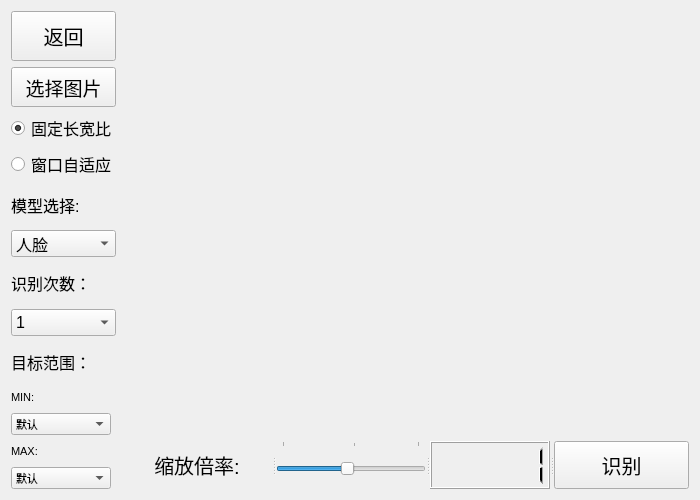
<?xml version="1.0" encoding="UTF-8"?>
<ui version="4.0">
 <class>Form</class>
 <widget class="QWidget" name="Form">
  <property name="geometry">
   <rect>
    <x>0</x>
    <y>0</y>
    <width>700</width>
    <height>500</height>
   </rect>
  </property>
  <property name="minimumSize">
   <size>
    <width>700</width>
    <height>500</height>
   </size>
  </property>
  <property name="maximumSize">
   <size>
    <width>16777215</width>
    <height>16777215</height>
   </size>
  </property>
  <property name="font">
   <font>
    <pointsize>8</pointsize>
   </font>
  </property>
  <property name="windowTitle">
   <string>图片识别</string>
  </property>
  <layout class="QGridLayout" name="gridLayout">
   <item row="12" column="0">
    <widget class="QComboBox" name="cmbmax">
     <property name="maximumSize">
      <size>
       <width>100</width>
       <height>16777215</height>
      </size>
     </property>
     <item>
      <property name="text">
       <string>默认</string>
      </property>
     </item>
     <item>
      <property name="text">
       <string>500*500</string>
      </property>
     </item>
     <item>
      <property name="text">
       <string>600*600</string>
      </property>
     </item>
    </widget>
   </item>
   <item row="11" column="1" rowspan="2">
    <widget class="QSplitter" name="splitter_2">
     <property name="orientation">
      <enum>Qt::Horizontal</enum>
     </property>
     <widget class="QLabel" name="label_3">
      <property name="minimumSize">
       <size>
        <width>150</width>
        <height>0</height>
       </size>
      </property>
      <property name="maximumSize">
       <size>
        <width>150</width>
        <height>16777215</height>
       </size>
      </property>
      <property name="font">
       <font>
        <pointsize>15</pointsize>
       </font>
      </property>
      <property name="text">
       <string>缩放倍率:</string>
      </property>
      <property name="alignment">
       <set>Qt::AlignCenter</set>
      </property>
     </widget>
     <widget class="QSlider" name="slider">
      <property name="minimumSize">
       <size>
        <width>150</width>
        <height>10</height>
       </size>
      </property>
      <property name="maximumSize">
       <size>
        <width>150</width>
        <height>16777215</height>
       </size>
      </property>
      <property name="toolTip">
       <string>调整模型参数</string>
      </property>
      <property name="minimum">
       <number>101</number>
      </property>
      <property name="maximum">
       <number>120</number>
      </property>
      <property name="sliderPosition">
       <number>110</number>
      </property>
      <property name="orientation">
       <enum>Qt::Horizontal</enum>
      </property>
      <property name="tickPosition">
       <enum>QSlider::TicksAbove</enum>
      </property>
      <property name="tickInterval">
       <number>0</number>
      </property>
     </widget>
     <widget class="QLCDNumber" name="lcdNumber">
      <property name="minimumSize">
       <size>
        <width>120</width>
        <height>0</height>
       </size>
      </property>
      <property name="maximumSize">
       <size>
        <width>120</width>
        <height>16777215</height>
       </size>
      </property>
      <property name="font">
       <font>
        <pointsize>8</pointsize>
        <bold>true</bold>
       </font>
      </property>
      <property name="mode">
       <enum>QLCDNumber::Dec</enum>
      </property>
      <property name="intValue" stdset="0">
       <number>1</number>
      </property>
     </widget>
     <widget class="QPushButton" name="pbtRun">
      <property name="font">
       <font>
        <pointsize>15</pointsize>
       </font>
      </property>
      <property name="text">
       <string>识别</string>
      </property>
     </widget>
    </widget>
   </item>
   <item row="10" column="0">
    <widget class="QComboBox" name="cmbmin">
     <property name="minimumSize">
      <size>
       <width>70</width>
       <height>0</height>
      </size>
     </property>
     <property name="maximumSize">
      <size>
       <width>100</width>
       <height>16777215</height>
      </size>
     </property>
     <item>
      <property name="text">
       <string>默认</string>
      </property>
     </item>
     <item>
      <property name="text">
       <string>50*50</string>
      </property>
     </item>
     <item>
      <property name="text">
       <string>100*100</string>
      </property>
     </item>
     <item>
      <property name="text">
       <string>200*200</string>
      </property>
     </item>
    </widget>
   </item>
   <item row="4" column="0">
    <widget class="QLabel" name="label_2">
     <property name="maximumSize">
      <size>
       <width>16777215</width>
       <height>42</height>
      </size>
     </property>
     <property name="font">
      <font>
       <pointsize>12</pointsize>
      </font>
     </property>
     <property name="text">
      <string>模型选择:</string>
     </property>
    </widget>
   </item>
   <item row="5" column="0">
    <widget class="QComboBox" name="cmbmodel">
     <property name="font">
      <font>
       <family>Microsoft Sans Serif</family>
       <pointsize>12</pointsize>
      </font>
     </property>
     <item>
      <property name="text">
       <string>人脸</string>
      </property>
     </item>
     <item>
      <property name="text">
       <string>眼睛</string>
      </property>
     </item>
     <item>
      <property name="text">
       <string>左眼</string>
      </property>
     </item>
     <item>
      <property name="text">
       <string>全身</string>
      </property>
     </item>
    </widget>
   </item>
   <item row="11" column="0">
    <widget class="QLabel" name="label_7">
     <property name="maximumSize">
      <size>
       <width>40</width>
       <height>20</height>
      </size>
     </property>
     <property name="text">
      <string>MAX:</string>
     </property>
    </widget>
   </item>
   <item row="3" column="0">
    <widget class="QRadioButton" name="radauto">
     <property name="font">
      <font>
       <pointsize>12</pointsize>
      </font>
     </property>
     <property name="text">
      <string>窗口自适应</string>
     </property>
    </widget>
   </item>
   <item row="9" column="0">
    <widget class="QLabel" name="label_4">
     <property name="maximumSize">
      <size>
       <width>40</width>
       <height>20</height>
      </size>
     </property>
     <property name="font">
      <font>
       <pointsize>8</pointsize>
      </font>
     </property>
     <property name="text">
      <string>MIN:</string>
     </property>
    </widget>
   </item>
   <item row="6" column="0">
    <widget class="QLabel" name="label_5">
     <property name="maximumSize">
      <size>
       <width>16777215</width>
       <height>42</height>
      </size>
     </property>
     <property name="font">
      <font>
       <pointsize>12</pointsize>
      </font>
     </property>
     <property name="text">
      <string>识别次数：</string>
     </property>
    </widget>
   </item>
   <item row="2" column="0">
    <widget class="QRadioButton" name="radwh">
     <property name="font">
      <font>
       <pointsize>12</pointsize>
      </font>
     </property>
     <property name="text">
      <string>固定长宽比</string>
     </property>
     <property name="checked">
      <bool>true</bool>
     </property>
    </widget>
   </item>
   <item row="8" column="0">
    <widget class="QLabel" name="label_6">
     <property name="maximumSize">
      <size>
       <width>16777215</width>
       <height>42</height>
      </size>
     </property>
     <property name="font">
      <font>
       <pointsize>12</pointsize>
      </font>
     </property>
     <property name="text">
      <string>目标范围：</string>
     </property>
    </widget>
   </item>
   <item row="0" column="0">
    <widget class="QPushButton" name="pbtBack">
     <property name="minimumSize">
      <size>
       <width>0</width>
       <height>50</height>
      </size>
     </property>
     <property name="font">
      <font>
       <pointsize>15</pointsize>
      </font>
     </property>
     <property name="text">
      <string>返回</string>
     </property>
    </widget>
   </item>
   <item row="1" column="0">
    <widget class="QPushButton" name="pbtSelect">
     <property name="minimumSize">
      <size>
       <width>0</width>
       <height>40</height>
      </size>
     </property>
     <property name="font">
      <font>
       <pointsize>14</pointsize>
      </font>
     </property>
     <property name="text">
      <string>选择图片</string>
     </property>
    </widget>
   </item>
   <item row="7" column="0">
    <widget class="QComboBox" name="cmbtimes">
     <property name="font">
      <font>
       <family>Microsoft Sans Serif</family>
       <pointsize>12</pointsize>
      </font>
     </property>
     <item>
      <property name="text">
       <string>1</string>
      </property>
     </item>
     <item>
      <property name="text">
       <string>5</string>
      </property>
     </item>
     <item>
      <property name="text">
       <string>10</string>
      </property>
     </item>
     <item>
      <property name="text">
       <string>20</string>
      </property>
     </item>
    </widget>
   </item>
   <item row="0" column="1" rowspan="11">
    <widget class="QLabel" name="label">
     <property name="maximumSize">
      <size>
       <width>16777215</width>
       <height>16777215</height>
      </size>
     </property>
     <property name="text">
      <string/>
     </property>
    </widget>
   </item>
  </layout>
 </widget>
 <resources/>
 <connections/>
</ui>
